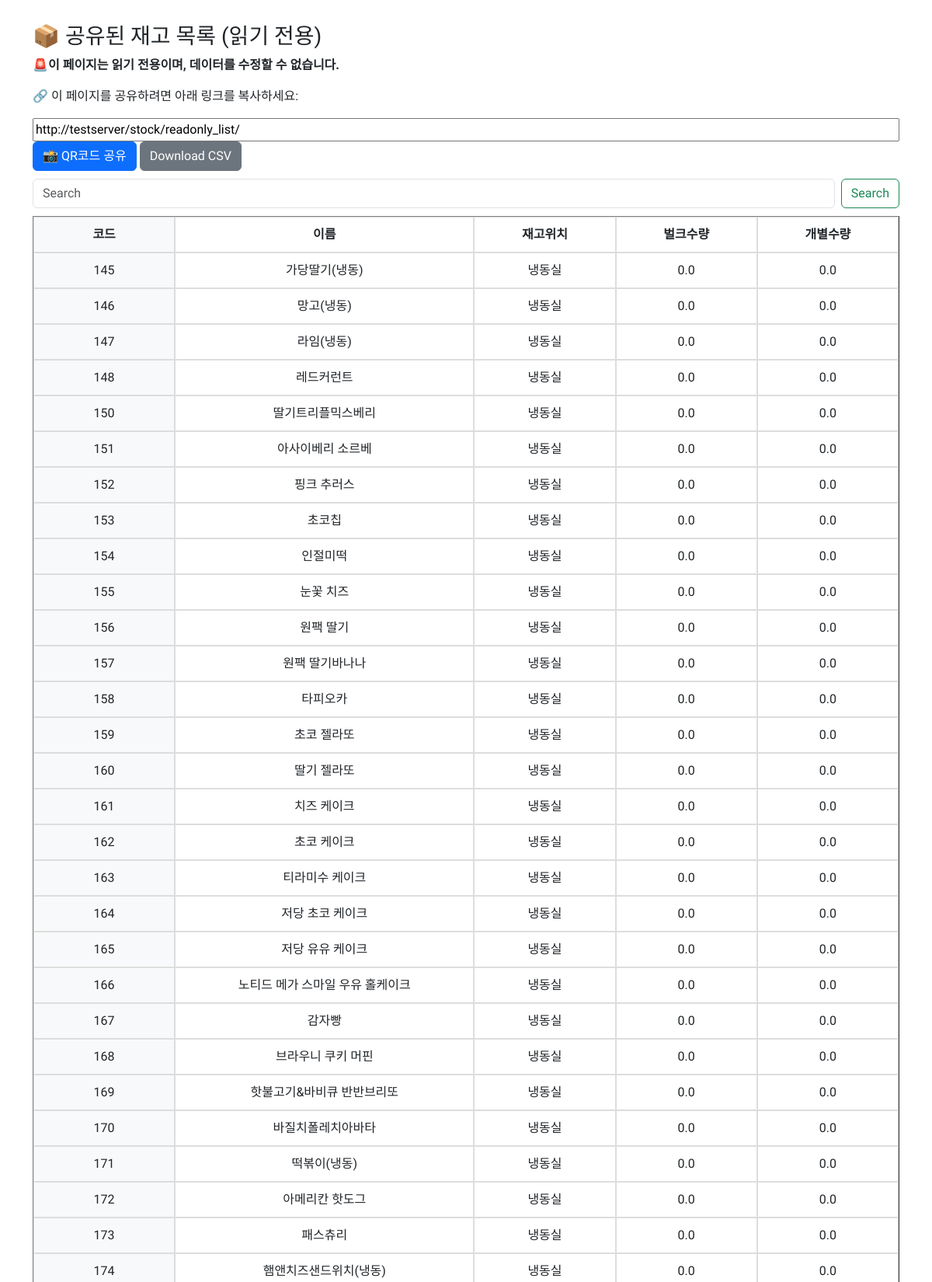
Page /stock/readonly_list/ (upper part) on the committed database.
### stock/models.py (models this page shows, shortened)
class Item(models.Model):
    TYPE_CHOICES = [
        ('dessert','dessert'),
        ('md','md'),
        ('seasonal','seasonal'),
        ('stock','stock'),
        ('syrup','syrup'),
        ('etc','etc')
    ]
    PLACE_CHOICES = [
        ('창고','창고'),
        ('냉장실','냉장실'),
        ('냉동실','냉동실'),
        ('뒷문','뒷문'),
        ('쇼케이스','쇼케이스'),
        ('캐비닛','캐비닛'),
        ('전시대','전시대'),
        ('앞문','앞문'),
        ('etc','etc'),
    ]
    itemCode = models.IntegerField(unique=True, null=True, blank=True, verbose_name='Code')
    typeOfItem = models.CharField(max_length=30, choices=TYPE_CHOICES ,verbose_name='Type')
    name = models.CharField(max_length=30,verbose_name='Name')
    units = models.IntegerField(default=0, verbose_name='Units')
    place = models.CharField(max_length=30, choices=PLACE_CHOICES ,verbose_name='Place')
    amountOfBulk = models.FloatField(default=0.0,verbose_name='Amount Of Bulk')
    amountOfEach = models.FloatField(default=0.0, verbose_name='Amount of Each')
    lastTimeSaved = models.DateTimeField(null=True, auto_now=True, verbose_name='Last Savetime')

### stock/views.py (the view)
# urls.py: path('readonly_list/',readonly_list, name='readonly_list'),
def readonly_list(request):
    search_query = request.POST.get('search','')
    if search_query:
        items = Item.objects.filter(name__icontains=search_query)
    else:
        items = Item.objects.order_by('place','itemCode')
    context = {'items':items}
    return render(request, 'stock/readonly_list.html', context=context)

### stock/templates/stock/readonly_list.html (shortened to what this page needs)
 {% load static %}
<!DOCTYPE html>
<html lang="en">
  <head>
      <link rel="stylesheet" href="https://code.jquery.com/ui/1.12.1/themes/base/jquery-ui.css">
      <link href="https://cdn.jsdelivr.net/npm/bootstrap@5.3.3/dist/css/bootstrap.min.css" rel="stylesheet">
      <link rel="stylesheet" type="text/css" href="{% static 'stock/css/style.css' %}">
  </head>
  <body>
    <div class="" style="margin:30px 0px 30px 0px;">
        <div class='container'>
            <h3>📦 공유된 재고 목록 (읽기 전용)</h3>
            <p><strong>🚨이 페이지는 읽기 전용이며, 데이터를 수정할 수 없습니다.</strong></p>
            <p>🔗 이 페이지를 공유하려면 아래 링크를 복사하세요:</p>
            <input type="text" value="{{ request.build_absolute_uri }}" readonly style="width: 100%;">
            <button onclick="openQRPopup()" class='btn btn-primary'>📸 QR코드 공유</button>
            <a href="{% url 'stock:export_csv' %}" class='btn btn-secondary'>Download CSV</a>
            <div style="margin:10px 0px 10px 0px;">
                <form class="d-flex" role="search" method='post'>
                    <input class="form-control me-2" type="search" name='search' placeholder="Search" aria-label="Search">
                    <button class="btn btn-outline-success" type="submit">Search</button>
                </form>
            </div>
            <table border="1" cellspacing="0" cellpadding="8">
                <thead>
                    <tr>
                        <th>코드</th>
                        <th>이름</th>
                        <th>재고위치</th>
                        <th>벌크수량</th>
                        <th>개별수량</th>
                    </tr>
                </thead>
                <tbody>
                    {% for item in items %}
                    <tr>
                        <td>{{ item.itemCode }}</td>
                        <td>{{ item.name }}</td>
                        <td>{{ item.place }}</td>
                        <td>{{ item.amountOfBulk }}</td>
                        <td>{{ item.amountOfEach }}</td>
                    </tr>
                    {% endfor %}
                </tbody>
            </table>
        </div>
    </div>
  </body>
</html>

### stock/static/stock/css/style.css (style rules this page uses)
body { font-family:"Do Hyeon", sans-serif; }
:root { --bs-font-sans-serif: "Do Hyeon", sans-serif; }
table { width: 100%; border-collapse: separate; border-spacing: 0; }
th, td { border: 1px solid #ddd; padding: 10px; text-align: center; min-width: 120px; }
th:first-child, td:first-child { position: sticky; left: 0; background-color: #f8f9fa; z-index: 2; }

### rows in the picture
Item: itemCode "145", name "가당딸기(냉동)", place "냉동실", amountOfBulk "0.0", amountOfEach "0.0"
Item: itemCode "146", name "망고(냉동)", place "냉동실", amountOfBulk "0.0", amountOfEach "0.0"
Item: itemCode "147", name "라임(냉동)", place "냉동실", amountOfBulk "0.0", amountOfEach "0.0"
Item: itemCode "148", name "레드커런트", place "냉동실", amountOfBulk "0.0", amountOfEach "0.0"
Item: itemCode "150", name "딸기트리플믹스베리", place "냉동실", amountOfBulk "0.0", amountOfEach "0.0"
Item: itemCode "151", name "아사이베리 소르베", place "냉동실", amountOfBulk "0.0", amountOfEach "0.0"
Item: itemCode "152", name "핑크 추러스", place "냉동실", amountOfBulk "0.0", amountOfEach "0.0"
Item: itemCode "153", name "초코칩", place "냉동실", amountOfBulk "0.0", amountOfEach "0.0"
Item: itemCode "154", name "인절미떡", place "냉동실", amountOfBulk "0.0", amountOfEach "0.0"
Item: itemCode "155", name "눈꽃 치즈", place "냉동실", amountOfBulk "0.0", amountOfEach "0.0"
Item: itemCode "156", name "원팩 딸기", place "냉동실", amountOfBulk "0.0", amountOfEach "0.0"
Item: itemCode "157", name "원팩 딸기바나나", place "냉동실", amountOfBulk "0.0", amountOfEach "0.0"
Item: itemCode "158", name "타피오카", place "냉동실", amountOfBulk "0.0", amountOfEach "0.0"
Item: itemCode "159", name "초코 젤라또", place "냉동실", amountOfBulk "0.0", amountOfEach "0.0"
Item: itemCode "160", name "딸기 젤라또", place "냉동실", amountOfBulk "0.0", amountOfEach "0.0"
Item: itemCode "161", name "치즈 케이크", place "냉동실", amountOfBulk "0.0", amountOfEach "0.0"
Item: itemCode "162", name "초코 케이크", place "냉동실", amountOfBulk "0.0", amountOfEach "0.0"
Item: itemCode "163", name "티라미수 케이크", place "냉동실", amountOfBulk "0.0", amountOfEach "0.0"
Item: itemCode "164", name "저당 초코 케이크", place "냉동실", amountOfBulk "0.0", amountOfEach "0.0"
Item: itemCode "165", name "저당 유유 케이크", place "냉동실", amountOfBulk "0.0", amountOfEach "0.0"
Item: itemCode "166", name "노티드 메가 스마일 우유 홀케이크", place "냉동실", amountOfBulk "0.0", amountOfEach "0.0"
Item: itemCode "167", name "감자빵", place "냉동실", amountOfBulk "0.0", amountOfEach "0.0"
Item: itemCode "168", name "브라우니 쿠키 머핀", place "냉동실", amountOfBulk "0.0", amountOfEach "0.0"
Item: itemCode "169", name "핫불고기&바비큐 반반브리또", place "냉동실", amountOfBulk "0.0", amountOfEach "0.0"
Item: itemCode "170", name "바질치폴레치아바타", place "냉동실", amountOfBulk "0.0", amountOfEach "0.0"
Item: itemCode "171", name "떡볶이(냉동)", place "냉동실", amountOfBulk "0.0", amountOfEach "0.0"
Item: itemCode "172", name "아메리칸 핫도그", place "냉동실", amountOfBulk "0.0", amountOfEach "0.0"
Item: itemCode "173", name "패스츄리", place "냉동실", amountOfBulk "0.0", amountOfEach "0.0"
Item: itemCode "174", name "햄앤치즈샌드위치(냉동)", place "냉동실", amountOfBulk "0.0", amountOfEach "0.0"
